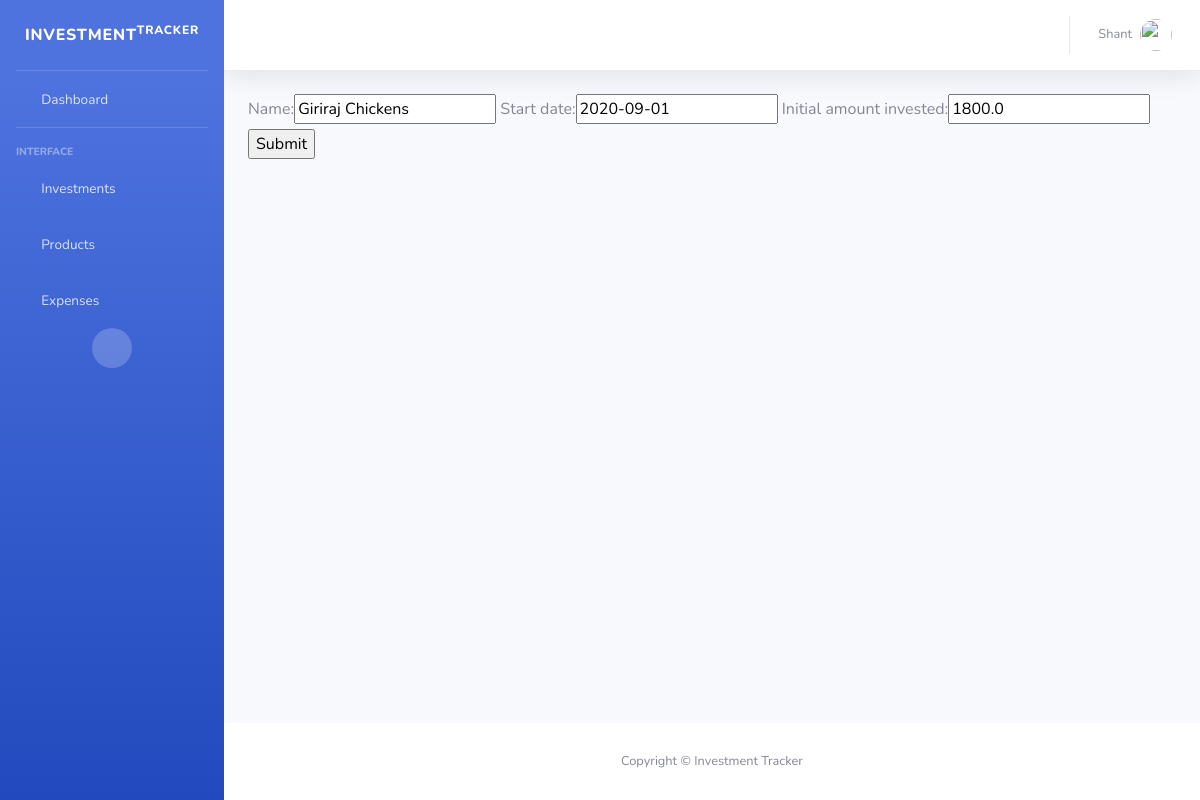
The app's page /edit-investment/2 with its own data.
### core/models.py (models this page shows, shortened)
class Investment(models.Model):
    name = models.CharField(max_length=100)
    start_date = models.DateField()
    initial_amount_invested = models.FloatField()

### core/views.py (the view)
# urls.py: path('edit-investment/<int:investment_id>', views.edit_investment, name='edit_investment'),
def edit_investment(request, investment_id):
    investment = get_object_or_404(Investment, pk=investment_id)
    form = InvestmentForm(request.POST or None, instance=investment)
    if form.is_valid():
        form.save()
        return redirect('/')
    return render(request, 'add_investment.html', {'form': form})

### core/forms.py
class InvestmentForm(forms.ModelForm):
    class Meta:
        model = Investment
        fields = '__all__'

### core/templates/add_investment.html (shortened to what this page needs)
{% extends 'base.html' %}
{% block content %}
<div class="container-fluid">
    <form method="post">
        {{form}}
        <input type="submit">
    </form>
</div>
{% endblock %}

### records on screen
Investment: name "Giriraj Chickens", start_date "2020-09-01", initial_amount_invested "1800.0"
